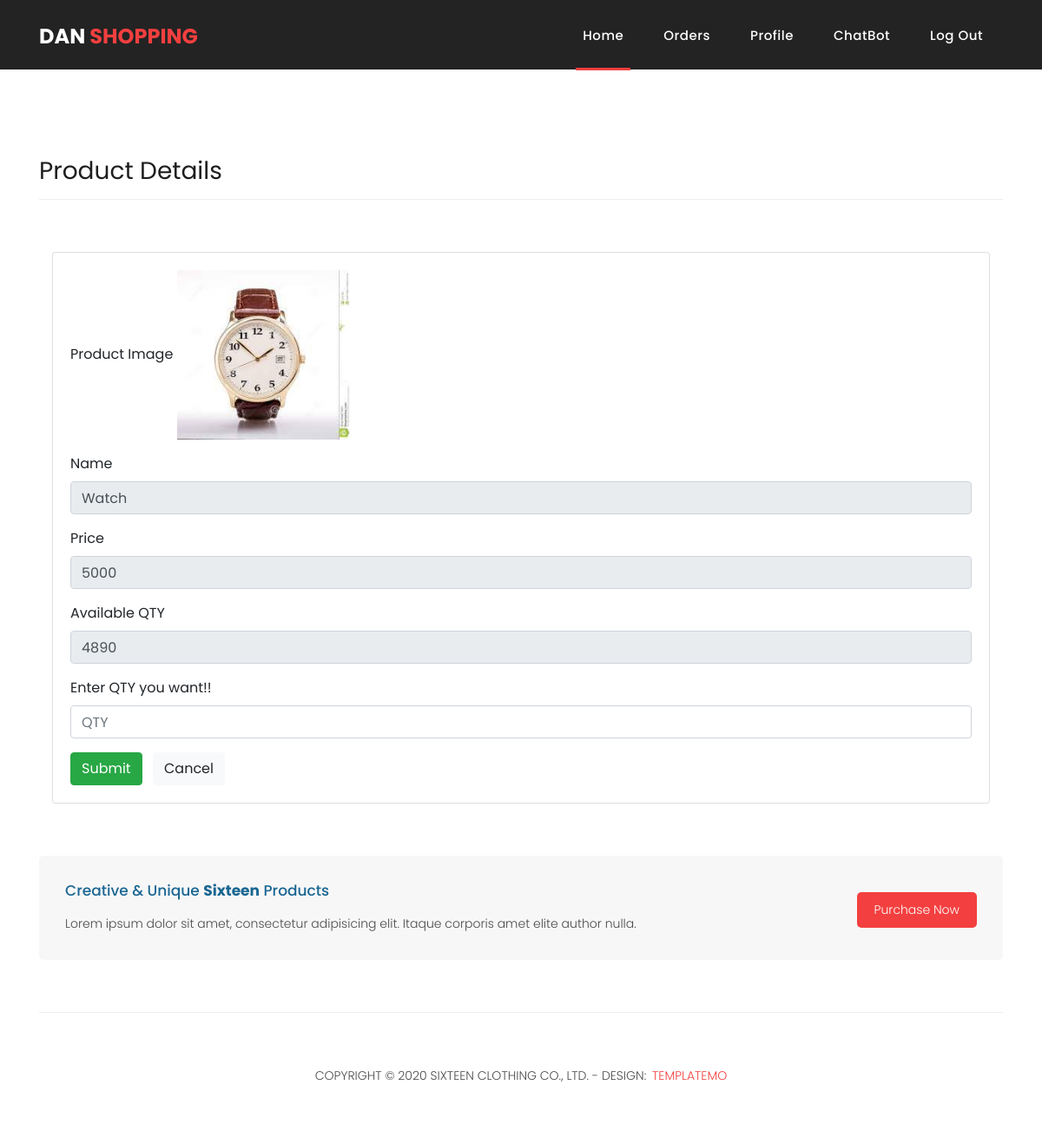
The app's page /OrderPlace/5 (signed in) with its own data.
### app1/models.py (models this page shows, shortened)
class CompanyProduct(models.Model):
    comp=models.ForeignKey('Company', on_delete=models.CASCADE, blank=True,null=True)
    pro_name=models.CharField(default="", max_length=200)
    pro_price=models.PositiveIntegerField(default=0)
    pro_qty=models.PositiveIntegerField(default=0)
    pro_img=models.ImageField(upload_to="product_img/",default="",max_length=200,blank=True,null=True)

### app1/views.py (the view, shortened to what this page needs)
# urls.py: path('OrderPlace/<int:id>',OrderPlace,name='OrderPlace'),
def OrderPlace(request,id):
    if 'custom_user' in request.session.keys():
        cust = CompanyCustomer.objects.get(id = int( request.session['custom_user']))
        prod = CompanyProduct.objects.get(id = id)
        return render(request,'customer/dash/orderPlace.html',{'Prod':prod})
    else:
        return redirect('CustomerLogin')

### app1/templates/customer/dash/orderPlace.html (shortened to what this page needs)
{% load static %}
<!DOCTYPE html>
<html lang="en">
  <head>
    <link href="{% static 'customer/dash/vendor/bootstrap/css/bootstrap.min.css' %}" rel="stylesheet">
    <link rel="stylesheet" href="{% static 'customer/dash/assets/css/fontawesome.css' %}">
    <link rel="stylesheet" href="{% static 'customer/dash/assets/css/templatemo-sixteen.css' %}">
    <link rel="stylesheet" href="{% static 'customer/dash/assets/css/owl.css' %}">
  </head>
  <body>
    <header class="">
      <nav class="navbar navbar-expand-lg">
        <div class="container">
          <a class="navbar-brand" href="index.html"><h2>DAN <em>Shopping</em></h2></a>
          <div class="collapse navbar-collapse" id="navbarResponsive">
            <ul class="navbar-nav ml-auto">
              <li class="nav-item active">
                <a class="nav-link" href="">Home
                </a>
              </li>
              <li class="nav-item">
                <a class="nav-link" href="{% url 'AllOrder' %}">Orders</a>
              </li>
              <li class="nav-item">
                <a class="nav-link" href="{% url 'Profile' %}">Profile</a>
              </li>
              <li class="nav-item">
                <a class="nav-link" href="https://bot.surbo.io/web-bot/617bdf639602c7714b1786ff">ChatBot</a>
              </li>
              <li class="nav-item">
                <a class="nav-link" href="{% url 'LogoutCustomer' %}">Log Out</a>
              </li>
            </ul>
          </div>
        </div>
      </nav>
    </header>
    <div class="banner header-text">
    </div>
    <div class="latest-products">
      <div class="container">
        <div class="row">
          <div class="col-md-12">
            <div class="section-heading">
              <h2>Product Details</h2>
            </div>
            <div class="col-md-12 grid-margin stretch-card">
                <div class="card">
                  <div class="card-body">
                    <form class="forms-sample" method="POST" enctype="multipart/form-data">
                    <div class="form-group">
                        <label>Product Image</label>
                        {% if Prod.pro_img %}
                          <img src="{{Prod.pro_img.url}}" width="200px">
                        {% endif %}
                      </div>
                      <div class="form-group">
                        <label for="exampleInputName1">Name</label>
                        <input type="text" name="name" disabled value="{{Prod.pro_name}}" class="form-control" id="exampleInputName1" placeholder="Name">
                      </div>
                      <div class="form-group">
                        <label for="exampleInputEmail3">Price</label>
                        <input type="text" disabled name="price" class="form-control" value="{{Prod.pro_price}}" id="exampleInputEmail3" placeholder="Email">
                      </div>
                      <div class="form-group">
                        <label for="exampleInputPassword4">Available QTY</label>
                        <input type="text" name="qty" disabled class="form-control" value="{{Prod.pro_qty}}" id="exampleInputPassword4" placeholder="Password">
                      </div>
                      <div class="form-group">
                        <label for="exampleInputPassword4">Enter QTY you want!!</label>
                        <input type="text" name="qty1" class="form-control" id="qty2" placeholder="QTY">
                      </div>
                      <button type="submit" class="btn btn-success mr-2" >Submit</button>
                      <button class="btn btn-light">Cancel</button>
                    </form>
                  </div>
                </div>
              </div>
        </div>
      </div>
    </div>
    <div class="call-to-action">
      <div class="container">
        <div class="row">
          <div class="col-md-12">
            <div class="inner-content">
              <div class="row">
                <div class="col-md-8">
                  <h4>Creative &amp; Unique <em>Sixteen</em> Products</h4>
                  <p>Lorem ipsum dolor sit amet, consectetur adipisicing elit. Itaque corporis amet elite author nulla.</p>
                </div>
                <div class="col-md-4">
                  <a href="#" class="filled-button">Purchase Now</a>
                </div>
              </div>
            </div>
          </div>
        </div>
      </div>
    </div>
    <footer>
      <div class="container">
        <div class="row">
          <div class="col-md-12">
            <div class="inner-content">
              <p>Copyright &copy; 2020 Sixteen Clothing Co., Ltd.
            - Design: <a rel="nofollow noopener" href="https://templatemo.com" target="_blank">TemplateMo</a></p>
            </div>
          </div>
        </div>
      </div>
    </footer>
  </body>
</html>

### app1/static/customer/dash/assets/css/templatemo-sixteen.css (style rules this page uses)
body { font-family: 'Poppins', sans-serif; overflow-x: hidden; text-rendering: optimizeLegibility; -webkit-font-smoothing: antialiased; -moz-osx-font-smoothing: grayscale; }
p { margin-bottom: 0px; font-size: 14px; font-weight: 300; color: #4a4a4a; line-height: 24px; }
a { text-decoration: none!important; }
ul { padding: 0; margin: 0; list-style: none; }
h1,h2,h3,h4,h5,h6 { margin: 0px; }
a.filled-button { background-color: #f33f3f; color: #fff; font-size: 14px; text-transform: capitalize; font-weight: 300; padding: 10px 20px; border-radius: 5px; display: inline-block; transition: all 0.3s; }
.section-heading { text-align: left; margin-bottom: 60px; border-bottom: 1px solid #eee; }
.section-heading h2 { font-size: 28px; font-weight: 400; color: #1e1e1e; margin-bottom: 15px; }
header { position: absolute; z-index: 99999; width: 100%; height: 80px; background-color: #232323; -webkit-transition: all 0.3s ease-in-out 0s; -moz-transition: all 0.3s ease-in-out 0s; -o-transition: all 0.3s ease-in-out 0s; transition: all 0.3s ease-in-out 0s; }
header .navbar { padding: 17px 0px; }
.navbar .navbar-brand { float: left; margin-top: -12px; outline: none; }
.navbar .navbar-brand h2 { color: #fff; text-transform: uppercase; font-size: 24px; font-weight: 700; -webkit-transition: all .3s ease 0s; -moz-transition: all .3s ease 0s; -o-transition: all .3s ease 0s; transition: all .3s ease 0s; }
.navbar .navbar-brand h2 em { font-style: normal; color: #f33f3f; }
#navbarResponsive { z-index: 999; }
.navbar-collapse { text-align: center; }
.navbar .navbar-nav .nav-item { margin: 0px 15px; }
.navbar .navbar-nav a.nav-link { text-transform: capitalize; font-size: 15px; font-weight: 500; letter-spacing: 0.5px; color: #fff; transition: all 0.5s; margin-top: 5px; }
.navbar .navbar-nav .nav-link:hover, .navbar .navbar-nav .active>.nav-link, .navbar .navbar-nav .nav-link.active, .navbar .navbar-nav .nav-link.show, .navbar .navbar-nav .show>.nav-link { color: #fff; padding-bottom: 25px; border-bottom: 3px solid #f33f3f; }
.banner { position: relative; text-align: center; padding-top: 80px; }
.latest-products { margin-top: 100px; }
.call-to-action .inner-content { margin-top: 60px; padding: 30px; background-color: #f7f7f7; border-radius: 5px; }
.call-to-action .inner-content h4 { font-size: 17px; color: #1a6692; margin-bottom: 15px; }
.call-to-action .inner-content em { font-style: normal; font-weight: 700; }
.call-to-action .inner-content .col-md-4 { text-align: right; }
.call-to-action .inner-content .filled-button { margin-top: 12px; }
footer { text-align: center; }
footer .inner-content { border-top: 1px solid #eee; margin-top: 60px; padding: 60px 0px; }
footer .inner-content p { text-transform: uppercase; }
footer .inner-content p a { color: #f33f3f; margin-left: 3px; }

### records on screen
CompanyProduct: pro_img (picture), name "Watch", price "5000", qty "4890"
